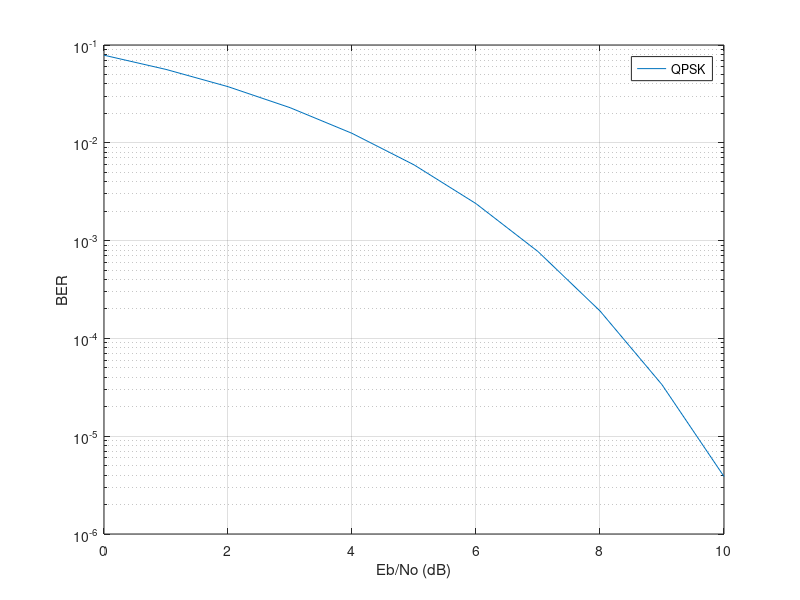

This figure's MATLAB source:
EbNoVec = (0:10)';
EbNoLin = 10.^(EbNoVec/10);
x=sqrt(2*EbNoLin);
fun=@(t)exp(-t.^2);
PARAM2 = x/sqrt(2)
for n=1:11
QFUNC(n) = (0.5)*(1-( (2/sqrt(pi) )*integral(fun, 0, PARAM2(n), 'ArrayValued', true)));
end
semilogy(EbNoVec, QFUNC)
xlabel('Eb/No (dB)')
ylabel('BER')
legend('QPSK')
grid